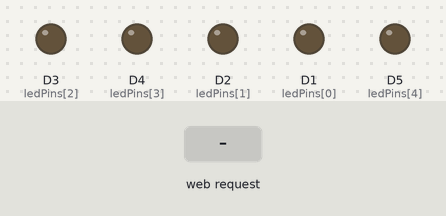
Bench run of a sketch on a simulated ESP8266 (NodeMCU). Parts: output pins drawn as LEDs (lit = HIGH). Inputs (shaded band) come from the test bench. WiFi joins after 1.5 s; servers stay silent unless stated; what the sketch prints to the serial monitor is not drawn.

Above: at 2.7 s.
2.8 s: HTTP request GET /led0on received
At 3.9 s:
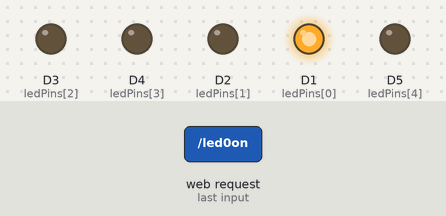
4.3 s: HTTP request GET /led1on received
At 5.0 s:
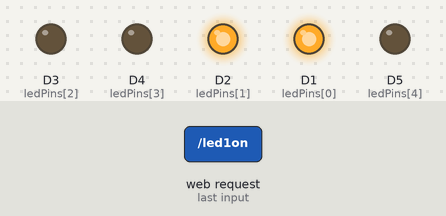
5.8 s: HTTP request GET /led0off received
At 6.2 s:
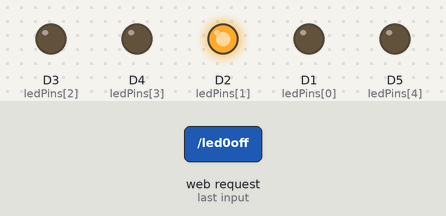
7.3 s: HTTP request GET /led2on received
At 8.5 s:
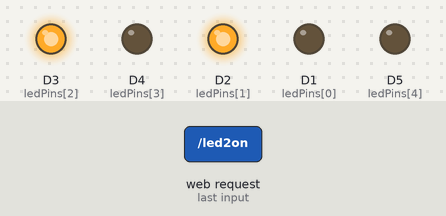
8.8 s: HTTP request GET /led1off received
At 9.7 s:
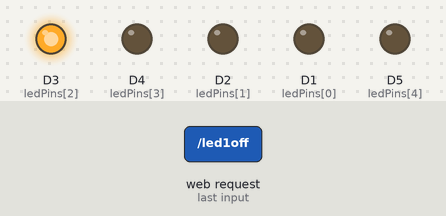
10.3 s: HTTP request GET /led3on received
At 10.8 s:
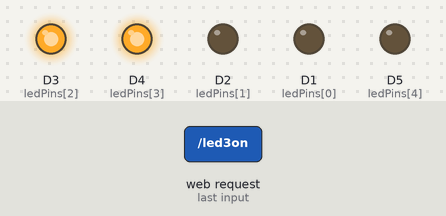
Timing chart, 0 to 12.8 s (numbered marks = the images above; inputs shaded):
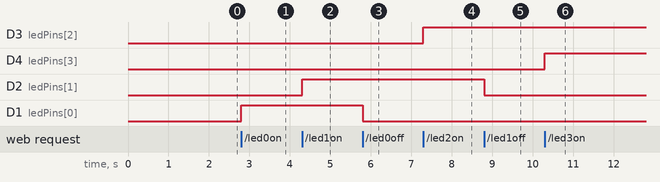

The sketch:

sketch_oct02a.ino
```cpp
#include <ESP8266WiFi.h>
#include <ESP8266WebServer.h>

// WiFi credentials
const char* ssid = "Pranav";
const char* password = "1234567890";

ESP8266WebServer server(80);

// LED pins
int ledPins[] = {D1, D2, D3, D4, D5};
bool ledState[] = {LOW, LOW, LOW, LOW, LOW};

// Function to send HTML page
void handleRoot() {
  String html = "<!DOCTYPE html><html><head><meta name='viewport' content='width=device-width, initial-scale=1'><title>ESP8266 5 LED Control</title></head><body style='text-align:center;font-family:Arial'>";
  html += "<h1>ESP8266 5 Lights Control</h1>";
  html += "<h1>0707</h1>";
  for (int i = 0; i < 5; i++) {
    html += "<p>LED " + String(i+1) + ": ";
    html += "<a href='/led" + String(i) + "on'><button>ON</button></a> ";
    html += "<a href='/led" + String(i) + "off'><button>OFF</button></a></p>";
  }

  html += "</body></html>";
  server.send(200, "text/html", html);
}

// Separate handler functions for each LED
void led0On() { digitalWrite(ledPins[0], HIGH); ledState[0]=HIGH; handleRoot(); }
void led0Off() { digitalWrite(ledPins[0], LOW); ledState[0]=LOW; handleRoot(); }

void led1On() { digitalWrite(ledPins[1], HIGH); ledState[1]=HIGH; handleRoot(); }
void led1Off() { digitalWrite(ledPins[1], LOW); ledState[1]=LOW; handleRoot(); }

void led2On() { digitalWrite(ledPins[2], HIGH); ledState[2]=HIGH; handleRoot(); }
void led2Off() { digitalWrite(ledPins[2], LOW); ledState[2]=LOW; handleRoot(); }

void led3On() { digitalWrite(ledPins[3], HIGH); ledState[3]=HIGH; handleRoot(); }
void led3Off() { digitalWrite(ledPins[3], LOW); ledState[3]=LOW; handleRoot(); }

void led4On() { digitalWrite(ledPins[4], HIGH); ledState[4]=HIGH; handleRoot(); }
void led4Off() { digitalWrite(ledPins[4], LOW); ledState[4]=LOW; handleRoot(); }

void setup() {
  Serial.begin(115200);

  // Set LED pins as output
  for (int i = 0; i < 5; i++) pinMode(ledPins[i], OUTPUT);

  WiFi.begin(ssid, password);
  Serial.print("Connecting to WiFi");
  while (WiFi.status() != WL_CONNECTED) {
    delay(500);
    Serial.print(".");
  }

  Serial.println("\nConnected to WiFi!");
  Serial.print("IP Address: ");
  Serial.println(WiFi.localIP());

  // Setup routes
  server.on("/", handleRoot);

  server.on("/led0on", led0On);
  server.on("/led0off", led0Off);

  server.on("/led1on", led1On);
  server.on("/led1off", led1Off);

  server.on("/led2on", led2On);
  server.on("/led2off", led2Off);

  server.on("/led3on", led3On);
  server.on("/led3off", led3Off);

  server.on("/led4on", led4On);
  server.on("/led4off", led4Off);

  server.begin();
  Serial.println("HTTP server started");
}

void loop() {
  server.handleClient();
}
```

Measured:
- after the input at 2.8 s, D1 (ledPins[0]): LOW → HIGH at once
- after the input at 4.3 s, D2 (ledPins[1]): LOW → HIGH at once
- after the input at 5.8 s, D1 (ledPins[0]): HIGH → LOW at once
- after the input at 7.3 s, D3 (ledPins[2]): LOW → HIGH at once
- after the input at 8.8 s, D2 (ledPins[1]): HIGH → LOW at once
- after the input at 10.3 s, D4 (ledPins[3]): LOW → HIGH at once
